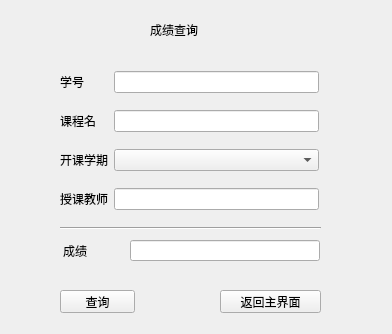
<?xml version="1.0" encoding="UTF-8"?>
<ui version="4.0">
 <class>myScore</class>
 <widget class="QWidget" name="myScore">
  <property name="geometry">
   <rect>
    <x>0</x>
    <y>0</y>
    <width>392</width>
    <height>334</height>
   </rect>
  </property>
  <property name="windowTitle">
   <string>Form</string>
  </property>
  <widget class="QLabel" name="label">
   <property name="geometry">
    <rect>
     <x>150</x>
     <y>20</y>
     <width>101</width>
     <height>20</height>
    </rect>
   </property>
   <property name="styleSheet">
    <string notr="true">font: 14pt &quot;Arial&quot;;</string>
   </property>
   <property name="text">
    <string>成绩查询</string>
   </property>
  </widget>
  <widget class="QPushButton" name="findscoreButton">
   <property name="geometry">
    <rect>
     <x>60</x>
     <y>290</y>
     <width>75</width>
     <height>23</height>
    </rect>
   </property>
   <property name="styleSheet">
    <string notr="true">font: 9pt &quot;Arial&quot;;</string>
   </property>
   <property name="text">
    <string>查询</string>
   </property>
  </widget>
  <widget class="QPushButton" name="pushButton_findcore_back">
   <property name="geometry">
    <rect>
     <x>220</x>
     <y>290</y>
     <width>101</width>
     <height>23</height>
    </rect>
   </property>
   <property name="styleSheet">
    <string notr="true">font: 9pt &quot;Arial&quot;;</string>
   </property>
   <property name="text">
    <string>返回主界面</string>
   </property>
  </widget>
  <widget class="QWidget" name="layoutWidget">
   <property name="geometry">
    <rect>
     <x>60</x>
     <y>60</y>
     <width>259</width>
     <height>162</height>
    </rect>
   </property>
   <layout class="QGridLayout" name="gridLayout_2">
    <item row="1" column="2">
     <widget class="QLineEdit" name="className_Edit"/>
    </item>
    <item row="0" column="0" colspan="2">
     <widget class="QLabel" name="label_2">
      <property name="text">
       <string>学号</string>
      </property>
     </widget>
    </item>
    <item row="0" column="2">
     <widget class="QLineEdit" name="sNo_lineEdit"/>
    </item>
    <item row="1" column="0" colspan="2">
     <widget class="QLabel" name="label_3">
      <property name="text">
       <string>课程名</string>
      </property>
     </widget>
    </item>
    <item row="2" column="0" colspan="2">
     <widget class="QLabel" name="label_4">
      <property name="text">
       <string>开课学期</string>
      </property>
     </widget>
    </item>
    <item row="3" column="0" colspan="2">
     <widget class="QLabel" name="label_5">
      <property name="text">
       <string>授课教师</string>
      </property>
     </widget>
    </item>
    <item row="3" column="2">
     <widget class="QLineEdit" name="teacher_lineEdit"/>
    </item>
    <item row="2" column="2">
     <widget class="QComboBox" name="classTime_box"/>
    </item>
   </layout>
  </widget>
  <widget class="QLineEdit" name="Grade_lineEdit">
   <property name="geometry">
    <rect>
     <x>130</x>
     <y>240</y>
     <width>190</width>
     <height>21</height>
    </rect>
   </property>
  </widget>
  <widget class="QLabel" name="label_6">
   <property name="geometry">
    <rect>
     <x>63</x>
     <y>240</y>
     <width>60</width>
     <height>21</height>
    </rect>
   </property>
   <property name="text">
    <string>成绩</string>
   </property>
  </widget>
  <widget class="Line" name="line">
   <property name="geometry">
    <rect>
     <x>60</x>
     <y>220</y>
     <width>261</width>
     <height>16</height>
    </rect>
   </property>
   <property name="orientation">
    <enum>Qt::Horizontal</enum>
   </property>
  </widget>
 </widget>
 <resources/>
 <connections/>
</ui>
